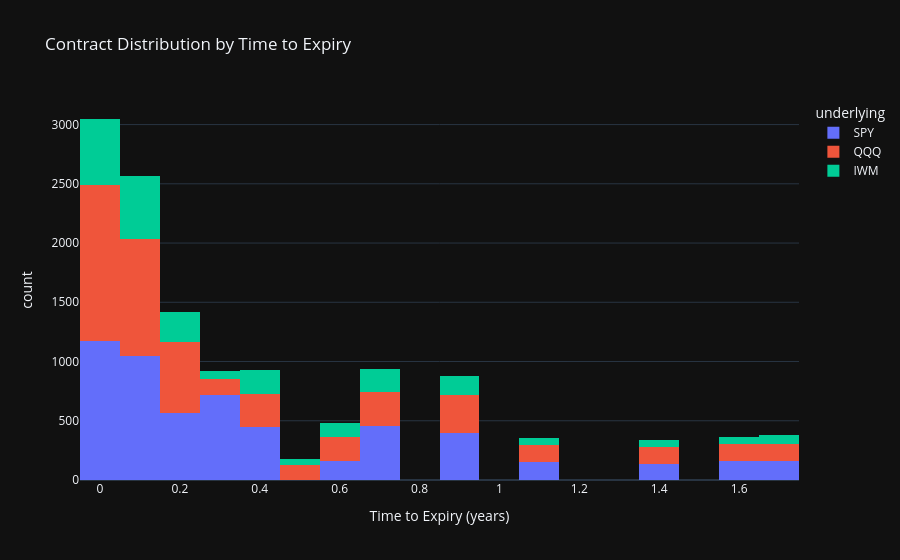

Notebook source saved alongside this figure:
### Code cell
# Distribution of contracts by underlying and expiry
import plotly.express as px

fig = px.histogram(df_raw, x='tte', color='underlying', nbins=30,
                   title='Contract Distribution by Time to Expiry',
                   labels={'tte': 'Time to Expiry (years)'},
                   template='plotly_dark')
fig.show()

### Figure 1 — Plotly figure (JSON) as saved in the notebook; plotly's stock layout.template omitted (floating-point values rounded to 4 significant figures; data arrays with more than 128 entries replaced by an {"elided": "..."} marker saying what was removed)
{"data": [{"bingroup": "x", "hovertemplate": "underlying=SPY<br>Time to Expiry (years)=%{x}<br>count=%{y}<extra></extra>", "legendgroup": "SPY", "marker": {"color": "#636efa", "pattern": {"shape": ""}}, "name": "SPY", "nbinsx": 30, "orientation": "v", "showlegend": true, "type": "histogram", "x": {"elided": "5578 float values"}, "xaxis": "x", "yaxis": "y"}, {"bingroup": "x", "hovertemplate": "underlying=QQQ<br>Time to Expiry (years)=%{x}<br>count=%{y}<extra></extra>", "legendgroup": "QQQ", "marker": {"color": "#EF553B", "pattern": {"shape": ""}}, "name": "QQQ", "nbinsx": 30, "orientation": "v", "showlegend": true, "type": "histogram", "x": {"elided": "4828 float values"}, "xaxis": "x", "yaxis": "y"}, {"bingroup": "x", "hovertemplate": "underlying=IWM<br>Time to Expiry (years)=%{x}<br>count=%{y}<extra></extra>", "legendgroup": "IWM", "marker": {"color": "#00cc96", "pattern": {"shape": ""}}, "name": "IWM", "nbinsx": 30, "orientation": "v", "showlegend": true, "type": "histogram", "x": {"elided": "2374 float values"}, "xaxis": "x", "yaxis": "y"}], "layout": {"barmode": "relative", "legend": {"title": {"text": "underlying"}, "tracegroupgap": 0}, "title": {"text": "Contract Distribution by Time to Expiry"}, "xaxis": {"anchor": "y", "domain": [0, 1], "title": {"text": "Time to Expiry (years)"}}, "yaxis": {"anchor": "x", "domain": [0, 1], "title": {"text": "count"}}}}
